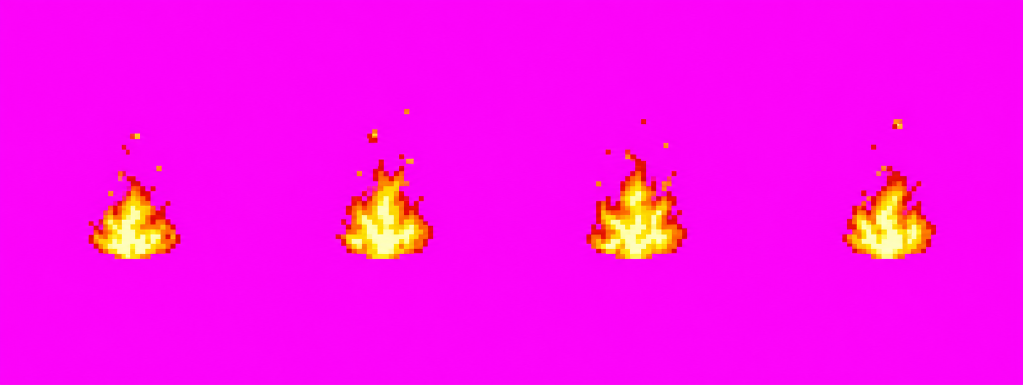
#> input picture assets_hd2d/raw/v3/campfire_flame_strip.png, 2045 x 769 px, found by its file name (shown at 1/2 size)
$ python process_flame.py
#> lines starting #> are read from the running program, lines starting #| are printed output that depends on the picture
"""火焰条处理：去 magenta → 4 等分取 bbox → 统一 32x48 → 拼 128x48 横条"""
from PIL import Image

SRC = r"E:\claude-workspace\jianglin\assets_hd2d\raw\v3\campfire_flame_strip.png"
DST = r"E:\claude-workspace\jianglin\assets_hd2d\props\flame.png"
CELL_W, CELL_H = 32, 48

img = Image.open(SRC).convert("RGBA")
px = img.load()
for y in range(img.height):
    for x in range(img.width):
        r, g, b, a = px[x, y]
        # magenta 及其边缘 fringe
        if r > 160 and b > 160 and g < 130:
            px[x, y] = (0, 0, 0, 0)

w4 = img.width // 4
#> w4 = 511
frames = []
for i in range(4):
    cell = img.crop((i * w4, 0, (i + 1) * w4, img.height))
    bbox = cell.getbbox()
    if bbox is None:
        frames.append(Image.new("RGBA", (CELL_W, CELL_H)))
        continue
    cell = cell.crop(bbox)
    scale = min(CELL_W / cell.width, CELL_H / cell.height)
    nw, nh = max(1, int(cell.width * scale)), max(1, int(cell.height * scale))
    cell = cell.resize((nw, nh), Image.NEAREST)
    canvas = Image.new("RGBA", (CELL_W, CELL_H))
    canvas.paste(cell, ((CELL_W - nw) // 2, CELL_H - nh))  # 底部对齐
    frames.append(canvas)
#> this loop made 4 passes
#> bbox on passes 1 to 4: (177, 267, 361, 518), (160, 218, 356, 518), (151, 238, 352, 518), (152, 238, 339, 518)
#> pass 1, `cell = img.crop((i * w4, 0, (i + 1) * w4, img.height))`:
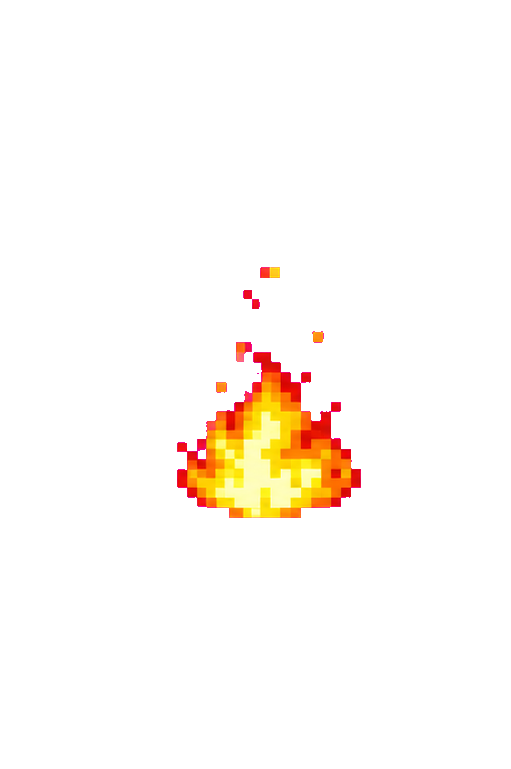
#> cell: PIL image 511x769 RGBA; mean R, G, B, A 11.8, 7.3, 2.3, 12.1; transparent parts drawn white
#> pass 1, `cell = cell.crop(bbox)`:
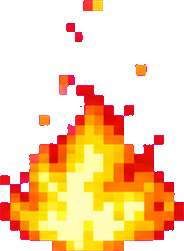
#> cell: PIL image 184x251 RGBA; mean R, G, B, A 100.3, 61.8, 19.4, 103.1; transparent parts drawn white
#> pass 1, `cell = cell.resize((nw, nh), Image.NEAREST)`:
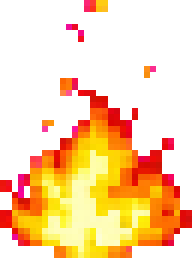
#> cell: PIL image 32x43 RGBA (shown 6 times larger); mean R, G, B, A 100.4, 62, 18.6, 103; transparent parts drawn white
#> after the loop:
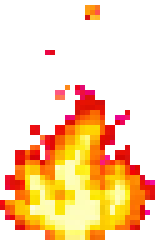
#> canvas: PIL image 32x48 RGBA (shown 5 times larger); mean R, G, B, A 94.4, 57.8, 18.3, 97.1; transparent parts drawn white
#> after the loop:
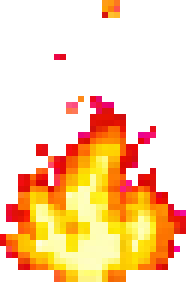
#> cell: PIL image 31x47 RGBA (shown 6 times larger); mean R, G, B, A 99.6, 60.9, 19.3, 102.4; transparent parts drawn white
#> after the loop, frames = 4 items

sheet = Image.new("RGBA", (CELL_W * 4, CELL_H))
#> sheet: PIL image 128x48 RGBA; every value is 0
for i, f in enumerate(frames):
    sheet.paste(f, (i * CELL_W, 0))
#> this loop made 4 passes
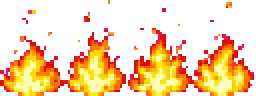
#> sheet: PIL image 128x48 RGBA (shown 2 times larger); mean R, G, B, A 94.5, 57.8, 17.2, 97.2; transparent parts drawn white
sheet.save(DST)
print("OK", DST, sheet.size)
#| OK E:\claude-workspace\jianglin\assets_hd2d\props\flame.png (128, 48)
